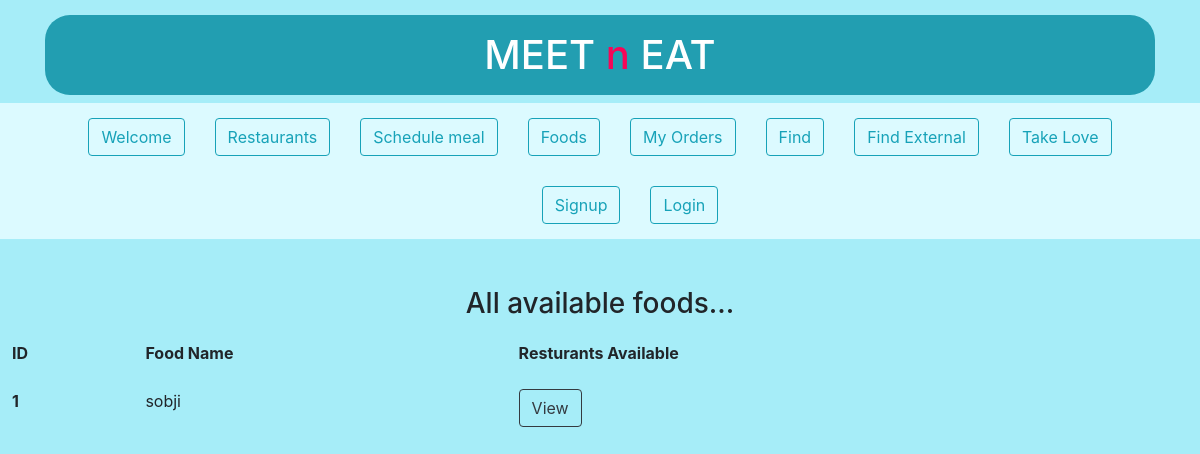
Before: /foods with the older database file.
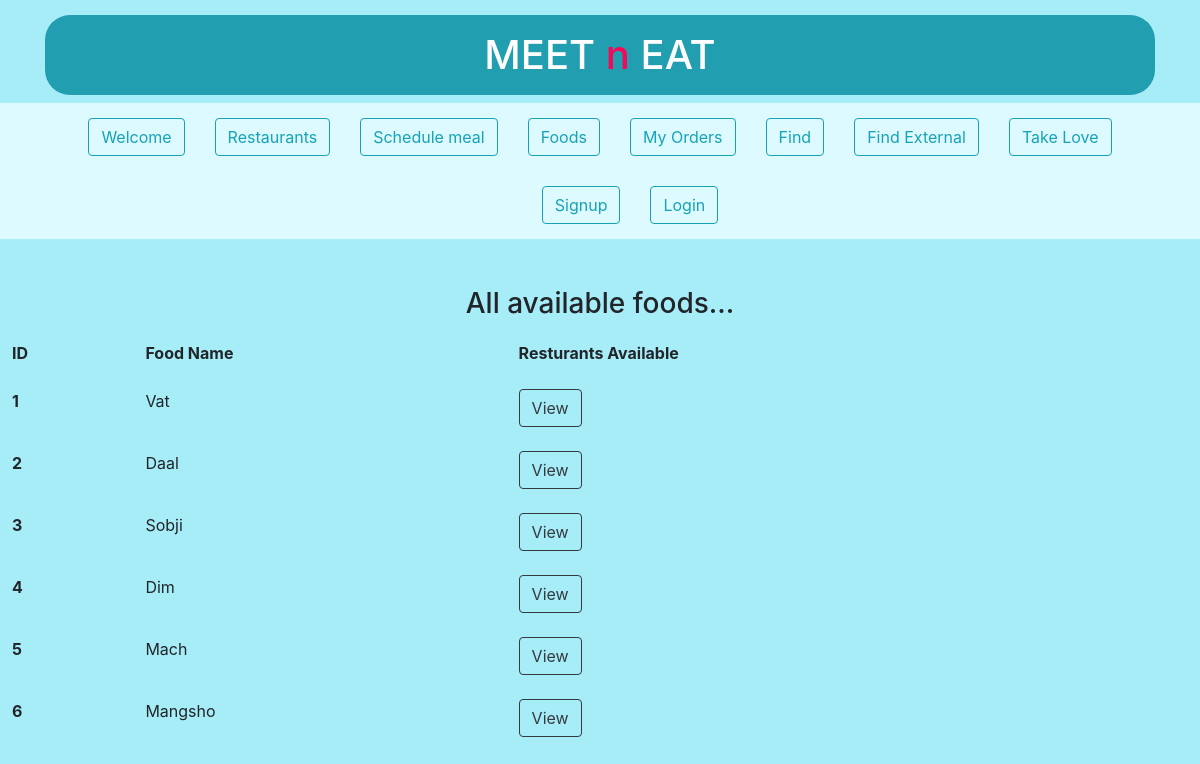
After: the same page with the newer database file.
### app.py (models this page shows, shortened)
class food(db.Model):
    id = db.Column(db.Integer, primary_key=True)
    name = db.Column(db.String, unique=True, nullable=False)

### app.py (the view)
@app.route("/foods")
def all_foods():
    show_foods = food.query.all()
    return render_template("food.html", foods=show_foods)

### templates/food.html (shortened to what this page needs)
{% extends 'base.html' %}
  {% block ttl2bd %}
  <br>
      <h3 class="text-center container"> All available foods...</h3>
      <div>
        <table class="table table-borderless">
            <thead>
                <tr>
                  <th scope="col">ID</th>
                  <th scope="col">Food Name</th>
                  <th scope="col">Resturants Available</th>
                  <th scope="col">   </th>
                </tr>
              </thead>
              <tbody>
                  {% if showing_food==True %}
                    {% for i in range(fdlen) %}
                  <tr>
                      <th scope="row">{{loop.index}}</th>
                      <td>{{food_name_lst[i]}}</td>
                      <td>
                        <a href="/foods/resturants/{{food_lst[i]}}" type="button" class="btn btn-outline-dark">View</a>
                      </td>
                      {% if session['is_admin'] %}
                        <td>
                        <a href="/resturants/foods/delete/{{rst_id}}/{{food_lst[i]}}" type="button" class="btn btn-outline-dark">Delete</button>
                        </td>
                      {% endif %}
                    </tr>
                    {% endfor %}
                  {% else %}
                    {% for i in foods %}
                  <tr>
                      <th scope="row">{{i.id}}</th>
                      <td>{{i.name}}</td>
                      <td>
                        <a href="/foods/resturants/{{i.id}}" type="button" class="btn btn-outline-dark">View</button>
                      </td>
                    </tr>
                    {% endfor %}
                  </tbody>
                </table>
          </div>
              {% endif %}
  {% endblock ttl2bd %}

### templates/base.html (shortened to what this page needs)
<!DOCTYPE html>
<html lang="en">
<head>
    <link href="//maxcdn.bootstrapcdn.com/bootstrap/4.1.1/css/bootstrap.min.css" rel="stylesheet" id="bootstrap-css">
</head>
<body style="background-color: #a6edf8;">
    <div class="text-center container" style="margin-top: 15px;"><h1 class="p-3 mb-2 text-white container" style="background-color: #229eb1; border-radius: 25px; padding: 0% 20% 0% 20%;">MEET <span style="color:rgb(248, 6, 87)">n</span> EAT</h1>
    </div>
    <ul class="nav justify-content-center" style="background-color: rgb(220 250 255);">
        <li class="nav-item" style="margin: 15px">
          <a class="btn btn-outline-info"aria-current="page" href="/">Welcome</a>
        </li>
        <li class="nav-item" style="margin: 15px">
          <a class="btn btn-outline-info"aria-current="page" href="/resturants">Restaurants</a>
        </li>
        <li class="nav-item" style="margin: 15px">
          <a class="btn btn-outline-info"aria-current="page" href="/schedule_meal">Schedule meal</a>
        </li>
        <li class="nav-item" style="margin: 15px">
          <a class="btn btn-outline-info"aria-current="page" href="/foods">Foods</a>
        </li>
          {% if session['is_owner'] %}
          <li class="nav-item" style="margin: 15px">
            <a class="btn btn-outline-info"aria-current="page" href="/pending_orders">Pending Orders</a>
          </li>
          {% else %}
        <li class="nav-item" style="margin: 15px">
          <a class="btn btn-outline-info"aria-current="page" href="/my_orders"> My Orders</a>
        </li>
          {% endif %}
        <li class="nav-item" style="margin: 15px">
          <a class="btn btn-outline-info"aria-current="page" href="/find">Find</a>
        </li>
        <li class="nav-item" style="margin: 15px">
          <a class="btn btn-outline-info"aria-current="page" href="/apifind">Find External</a>
        </li>
        <li class="nav-item" style="margin: 15px">
          <a class="btn btn-outline-info"aria-current="page" href="/takelove">Take Love</a>
        </li>
    <ul style="list-style: none; margin-left: 5%;" class="nav justify-content-end">
        {% if 'user' in session %}
        <li class="nav-item" style="margin: 15px">
          <a class="btn btn-outline-info"aria-current="page" href="/logout">Logout</a>
        </li>
        {% else %}
        <li class="nav-item" style="margin: 15px">
          <a class="btn btn-outline-info"aria-current="page" href="/signup">Signup</a>
        </li>
        <li class="nav-item" style="margin: 15px">
          <a class="btn btn-outline-info"aria-current="page" href="/login">Login</a>
        </li>
        {% endif %}
    </ul>
      </ul>
      <br>
      {% block ttl2bd %}
    {% endblock ttl2bd %}
</body>
</html>

Changed rows visible on the page:
changed food id 1: name "sobji" → "Vat"
added food: id "2", name "Daal"
added food: id "3", name "Sobji"
added food: id "4", name "Dim"
added food: id "5", name "Mach"
added food: id "6", name "Mangsho"
